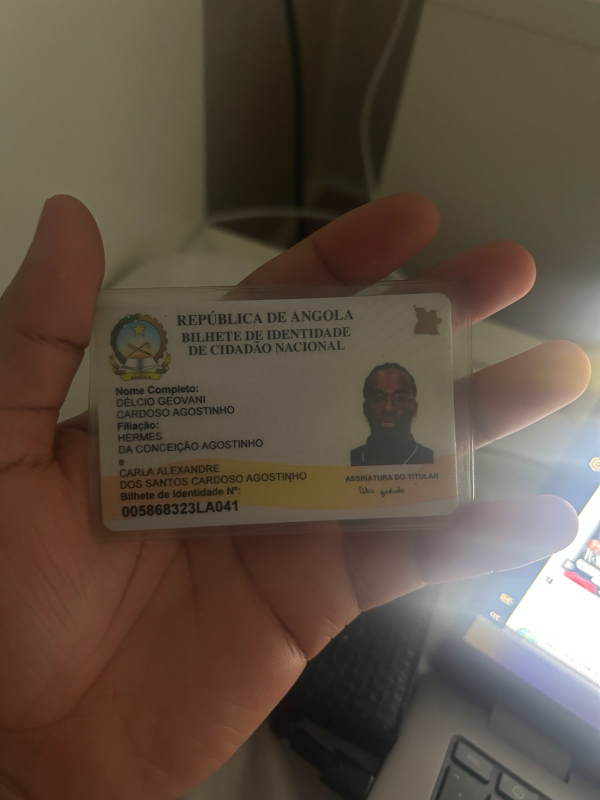
#> input picture app/workers/image_processor/img.png, 1200 x 1600 px (shown at 1/2 size)
$ python -i detection.py   (imports and definitions only)   (older library calls are emulated)
#> lines starting #> are read from the running program, lines starting #| are printed output that depends on the picture; after the words box and inside, x2 and y2 are one past the last pixel; in counts of white or black regions, pixels touching at a corner belong together
from __future__ import annotations

from dataclasses import dataclass
from math import exp, log
from types import MappingProxyType
from typing import Mapping, Protocol

import cv2
import numpy as np

from .contracts import DetectionResult, Image, Point, Quadrilateral


class DetectionError(RuntimeError):
    def __init__(self, code: str, message: str) -> None:
        super().__init__(message)
        self.code = code


class DocumentDetector(Protocol):
    def detect(self, image: Image) -> DetectionResult:
        ...


@dataclass(frozen=True)
class ClassicalDetectionConfig:
    expected_aspect_ratio: float = 1.537
    min_area_ratio: float = 0.08
    fallback_min_area_ratio: float = 0.03
    fallback_min_rectangularity: float = 0.50
    min_confidence: float = 0.48
    max_processing_side: int = 1400
    light_mask_max_saturation: int = 25
    light_mask_min_value: int = 100
    light_mask_kernel_size: int = 15
    light_mask_border_expansion_ratio: float = 0.09
    ambiguity_confidence_margin: float = 0.15
    front_edge_refinement_band_ratio: float = 0.045
    front_edge_refinement_min_support: float = 0.45
    front_edge_refinement_max_corner_shift_ratio: float = 0.08
    back_edge_refinement_search_expansion_ratio: float = 0.14
    back_edge_refinement_band_ratio: float = 0.15
    back_edge_refinement_min_support: float = 0.50
    back_edge_refinement_max_corner_shift_ratio: float = 0.22


@dataclass(frozen=True)
class _Candidate:
    corners: Quadrilateral
    tight_corners: Quadrilateral
    confidence: float
    components: dict[str, float]
    bounding_rect: tuple[int, int, int, int]
    kind: str


@dataclass(frozen=True)
class DetectionDebug:
    """Geometry diagnostics intended for local private debug tooling only."""

    coarse_corners: Quadrilateral
    final_corners: Quadrilateral
    candidate_kind: str
    refinement_accepted: bool
    edge_support: Mapping[str, float]

    def __post_init__(self) -> None:
        object.__setattr__(self, "edge_support", MappingProxyType(dict(self.edge_support)))


class OpenCVDocumentDetector:
    name = "opencv_quadrilateral"
    version = "3"

    def __init__(
        self,
        config: ClassicalDetectionConfig | None = None,
        *,
        side: str = "front",
    ) -> None:
        if side not in {"front", "back"}:
            raise ValueError("Document side must be 'front' or 'back'")
        if not 0 <= (config or ClassicalDetectionConfig()).light_mask_border_expansion_ratio < 0.25:
            raise ValueError("Light-mask border expansion ratio must be between 0 and 0.25")
        if not 0 <= (config or ClassicalDetectionConfig()).back_edge_refinement_search_expansion_ratio < 0.25:
            raise ValueError("Back edge-refinement search expansion ratio must be between 0 and 0.25")
        self.config = config or ClassicalDetectionConfig()
        self.side = side

    def detect(self, image: Image) -> DetectionResult:
        result, _ = self._detect(image)
        return result

    def detect_with_debug(self, image: Image) -> tuple[DetectionResult, DetectionDebug]:
        """Detect a document and return local geometry diagnostics for debug scripts."""
        return self._detect(image)

    def _detect(self, image: Image) -> tuple[DetectionResult, DetectionDebug]:
        if image.ndim != 3 or image.shape[2] != 3 or image.dtype != np.uint8:
            raise TypeError("Detector expects a BGR uint8 image")

        resized, scale = self._resize_for_detection(image)
        gray = cv2.cvtColor(resized, cv2.COLOR_BGR2GRAY)
        blurred = cv2.GaussianBlur(gray, (5, 5), 0)
        edges = cv2.Canny(blurred, 45, 140)
        kernel = cv2.getStructuringElement(cv2.MORPH_RECT, (5, 5))
        closed = cv2.morphologyEx(edges, cv2.MORPH_CLOSE, kernel, iterations=2)
        contours, _ = cv2.findContours(closed, cv2.RETR_EXTERNAL, cv2.CHAIN_APPROX_SIMPLE)

        candidates = self._build_candidates(contours, resized.shape[:2], scale)
        candidates.extend(
            self._build_rotated_rect_candidates(
                self._fallback_contours(gray),
                resized.shape[:2],
                scale,
            )
        )
        candidates.extend(
            self._build_rotated_rect_candidates(
                self._light_mask_contours(resized),
                resized.shape[:2],
                scale,
                border_expansion_ratio=self.config.light_mask_border_expansion_ratio,
            )
        )
        candidates = self._suppress_duplicates(
            sorted(candidates, key=lambda item: item.confidence, reverse=True)
        )
        plausible = [item for item in candidates if item.confidence >= self.config.min_confidence]
        if not plausible:
            raise DetectionError("DOCUMENT_NOT_DETECTED", "No supported document was detected")
        if (
            len(plausible) > 1
            and plausible[0].confidence - plausible[1].confidence
            < self.config.ambiguity_confidence_margin
        ):
            raise DetectionError(
                "MULTIPLE_DOCUMENTS",
                "Multiple plausible documents were detected",
            )

        selected = plausible[0]
        final_corners = selected.tight_corners
        coarse_corners = selected.tight_corners
        refinement_accepted = False
        edge_support: dict[str, float] = {}
        if self.side == "front":
            refined, edge_support = self._refine_front_edges(image, selected.tight_corners)
            if refined is not None:
                final_corners = refined
                refinement_accepted = True
            prefix = "front"
        else:
            # The back's translucent holder can hide the light-mask boundary. Search
            # outward for the physical card edge, but preserve the historical expanded
            # proposal if that evidence is incomplete.
            coarse_corners = self._expand_back_search_geometry(image, selected.tight_corners)
            final_corners = selected.corners
            refined, edge_support = self._refine_back_edges(image, coarse_corners)
            if refined is not None:
                final_corners = refined
                refinement_accepted = True
            prefix = "back"

        components = dict(selected.components)
        components[f"{prefix}_refinement_accepted"] = float(refinement_accepted)
        components.update(
            {f"{prefix}_edge_support_{side}": support for side, support in edge_support.items()}
        )
        result = DetectionResult(
            document_type="ao_id_card",
            side=self.side,
            confidence=selected.confidence,
            corners=final_corners,
            detector=self.name,
            detector_version=self.version,
            confidence_components=components,
        )
        return result, DetectionDebug(
            coarse_corners=coarse_corners,
            final_corners=final_corners,
            candidate_kind=selected.kind,
            refinement_accepted=refinement_accepted,
            edge_support=edge_support,
        )

    def _resize_for_detection(self, image: Image) -> tuple[Image, float]:
        height, width = image.shape[:2]
        longest = max(height, width)
        if longest <= self.config.max_processing_side:
            return image, 1.0
        scale = self.config.max_processing_side / longest
        resized = cv2.resize(
            image,
            (max(1, round(width * scale)), max(1, round(height * scale))),
            interpolation=cv2.INTER_AREA,
        )
        return resized, scale

    @staticmethod
    def _fallback_contours(gray: np.ndarray) -> list[np.ndarray]:
        blurred = cv2.GaussianBlur(gray, (5, 5), 0)
        edges = cv2.Canny(blurred, 25, 90)
        kernel = cv2.getStructuringElement(cv2.MORPH_RECT, (7, 7))
        closed = cv2.morphologyEx(edges, cv2.MORPH_CLOSE, kernel, iterations=2)
        contours, _ = cv2.findContours(closed, cv2.RETR_LIST, cv2.CHAIN_APPROX_SIMPLE)
        return list(contours)

    def _light_mask_contours(self, image: Image) -> list[np.ndarray]:
        hsv = cv2.cvtColor(image, cv2.COLOR_BGR2HSV)
        mask = cv2.inRange(
            hsv,
            np.array([0, 0, self.config.light_mask_min_value], dtype=np.uint8),
            np.array([180, self.config.light_mask_max_saturation, 255], dtype=np.uint8),
        )
        kernel_size = self.config.light_mask_kernel_size
        kernel = cv2.getStructuringElement(
            cv2.MORPH_RECT,
            (kernel_size, kernel_size),
        )
        closed = cv2.morphologyEx(mask, cv2.MORPH_CLOSE, kernel, iterations=2)
        contours, _ = cv2.findContours(closed, cv2.RETR_EXTERNAL, cv2.CHAIN_APPROX_SIMPLE)
        return list(contours)

    def _build_candidates(
        self,
        contours: tuple[np.ndarray, ...] | list[np.ndarray],
        shape: tuple[int, int],
        scale: float,
    ) -> list[_Candidate]:
        height, width = shape
        image_area = float(width * height)
        candidates: list[_Candidate] = []
        for contour in sorted(contours, key=cv2.contourArea, reverse=True)[:30]:
            perimeter = cv2.arcLength(contour, True)
            polygon = cv2.approxPolyDP(contour, 0.02 * perimeter, True)
            if len(polygon) != 4 or not cv2.isContourConvex(polygon):
                continue
            area = abs(cv2.contourArea(polygon))
            area_ratio = area / image_area
            if area_ratio < self.config.min_area_ratio:
                continue

            raw_points = polygon.reshape(4, 2).astype(np.float32)
            ordered = order_corners(raw_points)
            side_lengths = _side_lengths(ordered)
            long_side = max(side_lengths)
            short_side = min(side_lengths)
            if short_side <= 1:
                continue
            aspect = long_side / short_side
            rect = cv2.minAreaRect(polygon)
            rect_area = max(rect[1][0] * rect[1][1], 1.0)
            rectangularity = min(1.0, area / rect_area)
            aspect_score = exp(-abs(log(aspect / self.config.expected_aspect_ratio)) / 0.35)
            angle_score = _right_angle_score(ordered)
            area_score = min(1.0, area_ratio / 0.35)
            confidence = float(
                max(0.0, min(1.0, 0.35 * aspect_score + 0.30 * rectangularity + 0.25 * angle_score + 0.10 * area_score))
            )
            restored = ordered / scale
            corners = Quadrilateral(
                tuple(Point(float(x), float(y)) for x, y in restored)  # type: ignore[arg-type]
            )
            x, y, rect_width, rect_height = cv2.boundingRect(polygon)
            candidates.append(
                _Candidate(
                    corners=corners,
                    tight_corners=corners,
                    confidence=confidence,
                    components={
                        "aspect": float(aspect_score),
                        "rectangularity": float(rectangularity),
                        "right_angles": float(angle_score),
                        "area": float(area_score),
                    },
                    bounding_rect=(x, y, rect_width, rect_height),
                    kind="contour_quadrilateral",
                )
            )
        return sorted(candidates, key=lambda item: item.confidence, reverse=True)

    def _build_rotated_rect_candidates(
        self,
        contours: tuple[np.ndarray, ...] | list[np.ndarray],
        shape: tuple[int, int],
        scale: float,
        *,
        border_expansion_ratio: float = 0.0,
    ) -> list[_Candidate]:
        height, width = shape
        image_area = float(width * height)
        candidates: list[_Candidate] = []
        for contour in sorted(contours, key=cv2.contourArea, reverse=True)[:40]:
            area = abs(cv2.contourArea(contour))
            area_ratio = area / image_area
            if area_ratio < self.config.fallback_min_area_ratio:
                continue

            rect = cv2.minAreaRect(contour)
            rect_width, rect_height = rect[1]
            rect_area = max(rect_width * rect_height, 1.0)
            rectangularity = min(1.0, area / rect_area)
            if rectangularity < self.config.fallback_min_rectangularity:
                continue

            short_side = max(min(rect_width, rect_height), 1.0)
            aspect = max(rect_width, rect_height) / short_side
            aspect_score = exp(-abs(log(aspect / self.config.expected_aspect_ratio)) / 0.35)
            area_score = min(1.0, area_ratio / 0.20)
            confidence = float(
                max(0.0, min(1.0, 0.45 * aspect_score + 0.40 * rectangularity + 0.15 * area_score))
            )
            raw_points = cv2.boxPoints(rect).astype(np.float32)
            tight_ordered = order_corners(raw_points)
            ordered = _expand_quadrilateral(
                tight_ordered,
                border_expansion_ratio,
                width,
                height,
            )
            restored = ordered / scale
            corners = Quadrilateral(
                tuple(Point(float(x), float(y)) for x, y in restored)  # type: ignore[arg-type]
            )
            tight_restored = tight_ordered / scale
            tight_corners = Quadrilateral(
                tuple(Point(float(x), float(y)) for x, y in tight_restored)  # type: ignore[arg-type]
            )
            x, y, rect_width_int, rect_height_int = cv2.boundingRect(raw_points.astype(np.int32))
            candidates.append(
                _Candidate(
                    corners=corners,
                    tight_corners=tight_corners,
                    confidence=confidence,
                    components={
                        "aspect": float(aspect_score),
                        "rectangularity": float(rectangularity),
                        "right_angles": 1.0,
                        "area": float(area_score),
                    },
                    bounding_rect=(x, y, rect_width_int, rect_height_int),
                    kind="rotated_rectangle",
                )
            )
        return sorted(candidates, key=lambda item: item.confidence, reverse=True)

    # [302 lines left out: functions _refine_front_edges, _refine_back_edges, _refine_edges, _valid_refinement, _expand_back_search_geometry, _suppress_duplicates and 8 more, not called in this run]

>>> import cv2
>>> picture = cv2.imread('../../app/workers/image_processor/img.png')
#> picture is the input picture: shape (1600, 1200, 3); mean B, G, R 66.5, 80.1, 93.8
>>> result = OpenCVDocumentDetector().detect(picture)
#> in _detect, `resized, scale = self._resize_for_detection(image)`: scale = 0.875
#> in _detect, `gray = cv2.cvtColor(resized, cv2.COLOR_BGR2GRAY)`:
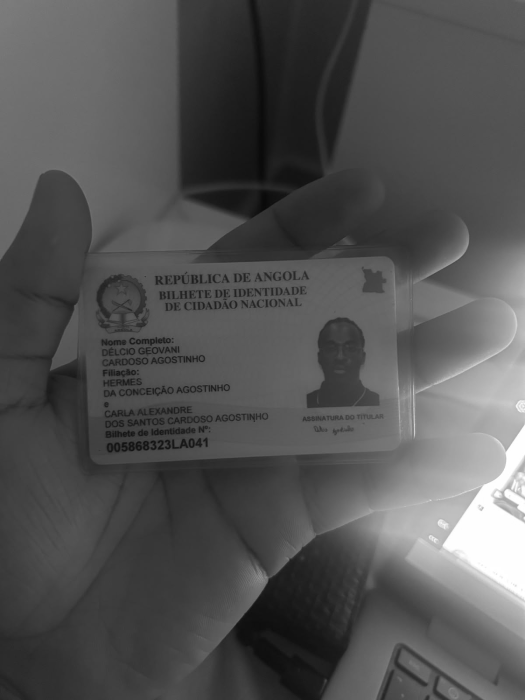
#> gray: shape (1400, 1050) (shown at 1/2 size); min 7, max 255, mean 82.6
#> in _detect, `edges = cv2.Canny(blurred, 45, 140)`:
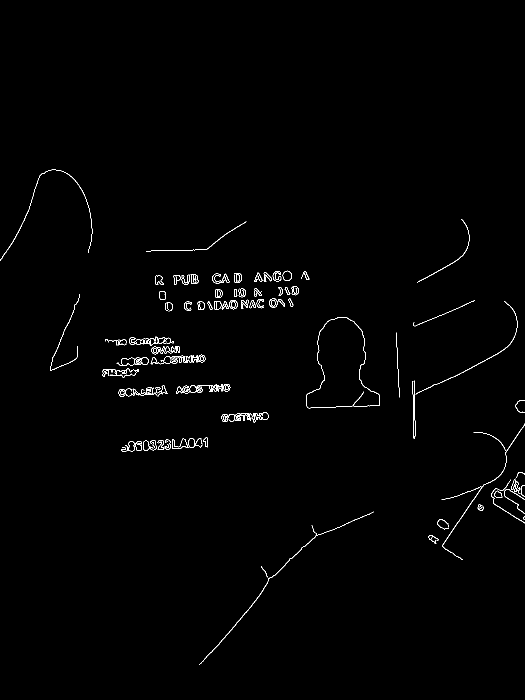
#> edges: shape (1400, 1050) (shown at 1/2 size); 0.78% white in thin lines or dots, all inside (x1, y1, x2, y2) = (0, 339, 1050, 1330)
#> in _detect, `closed = cv2.morphologyEx(edges, cv2.MORPH_CLOSE, kernel, iterations=2)`:
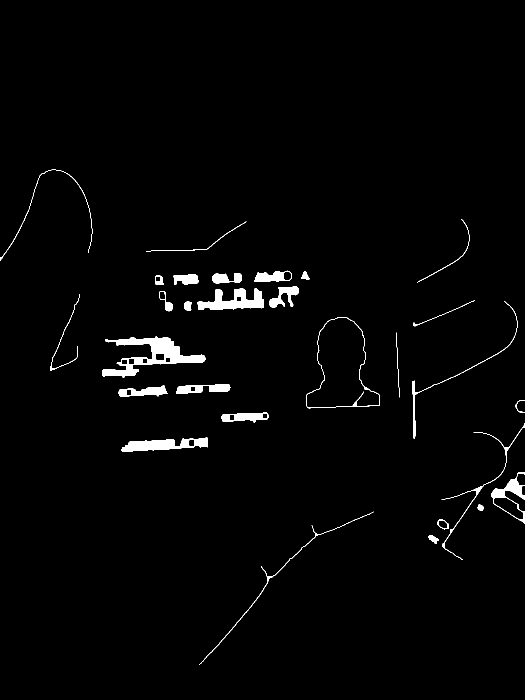
#> closed: shape (1400, 1050) (shown at 1/2 size); 1.8% white; 29 white regions
#> in _detect, `contours, _ = cv2.findContours(closed, cv2.RETR_EXTERNAL, cv2.CHAIN_AP..`: contours = 29 contours, 1 with area under 20; largest, box (x1, y1, x2, y2) and area: (613, 634, 760, 817) 16446, (205, 673, 411, 755) 5761, (395, 576, 528, 620) 2982, (243, 875, 416, 904) 2736, (982, 944, 1050, 1047) 2677
#> the loop in _build_candidates, `for contour in sorted(contours, key=cv2.contourArea, reverse=True)[:30]:` made 29 passes
#> perimeter on passes 1 to 12: 629.1, 823.8, 445.1, 418.1, 433.5, 219.6, 233.5, 264.8, 190.8, 269.7, 140.9, 174.1
#> (perimeter, polygon) on passes 26, 27, 29: (448.9, [[492, 443], [412, 499], [292, 502], [413, 499]]), (293.4, [[949, 601], [827, 651]]), (262.1, [[793, 665], [798, 794]])
#> after the loop in _build_candidates, `for contour in sorted(contours, key=cv2.contourArea, reverse=True)[:30]:`: candidates = []
#> in _fallback_contours, `edges = cv2.Canny(blurred, 25, 90)`:
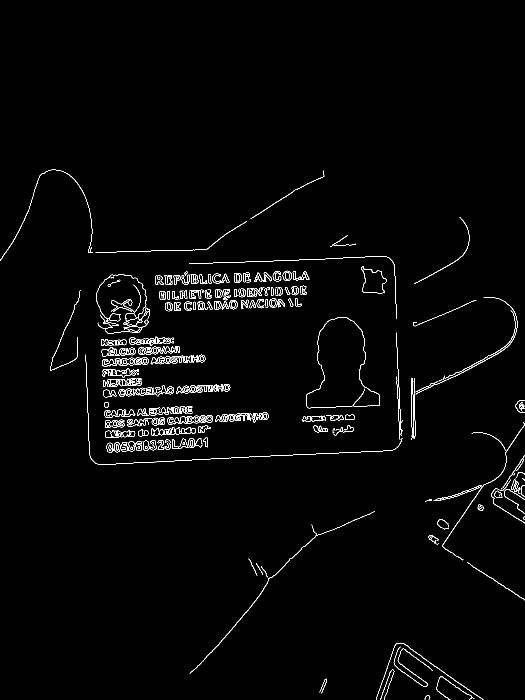
#> edges: shape (1400, 1050) (shown at 1/2 size); 1.7% white in thin lines or dots, all inside (x1, y1, x2, y2) = (0, 339, 1050, 1400)
#> in _fallback_contours, `closed = cv2.morphologyEx(edges, cv2.MORPH_CLOSE, kernel, iterations=2)`:
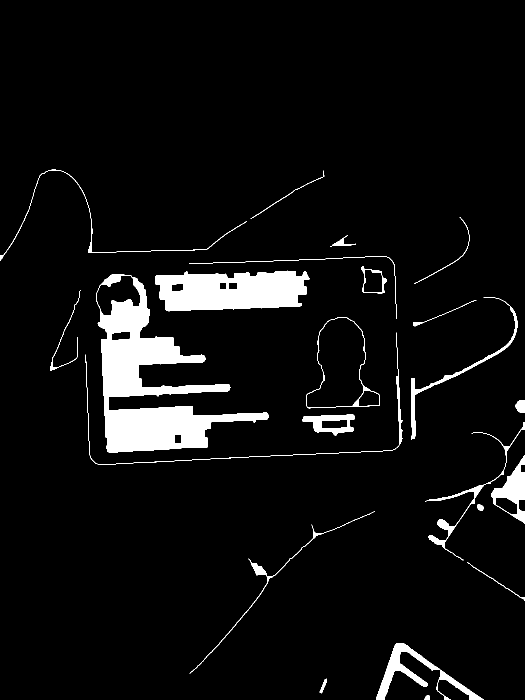
#> closed: shape (1400, 1050) (shown at 1/2 size); 5.7% white; 23 white regions
#> in _fallback_contours, `contours, _ = cv2.findContours(closed, cv2.RETR_LIST, cv2.CHAIN_APPROX..`: contours = 34 contours; largest, box (x1, y1, x2, y2) and area: (192, 548, 537, 905) 44607, (310, 541, 619, 623) 19601, (613, 634, 760, 817) 16489, (613, 635, 731, 816) 15018, (752, 1286, 967, 1400) 4504
#> in _build_rotated_rect_candidates, `height, width = shape`: height = 1400; width = 1050
#> in _build_rotated_rect_candidates, `image_area = float(width * height)`: image_area = 1470000
#> the loop in _build_rotated_rect_candidates, `for contour in sorted(contours, key=cv2.contourArea, reverse=True)[:40]:` made 34 passes
#> (area, area_ratio) on passes 26 to 34: (122.5, 8.33e-05), (120.5, 8.2e-05), (108.5, 7.38e-05), (101.5, 6.9e-05), (82, 5.58e-05), (78.5, 5.34e-05), (77, 5.24e-05), (68.5, 4.66e-05), (20, 1.36e-05)
#> after the loop in _build_rotated_rect_candidates, `for contour in sorted(contours, key=cv2.contourArea, reverse=True)[:40]:`: candidates = []
#> in _light_mask_contours, `hsv = cv2.cvtColor(image, cv2.COLOR_BGR2HSV)`: hsv: shape (1400, 1050, 3); mean H, S, V 25.5, 89.4, 95.1
#> in _light_mask_contours, `mask = cv2.inRange( hsv, np.array([0, 0, self.config.light_mask_min_va..`:
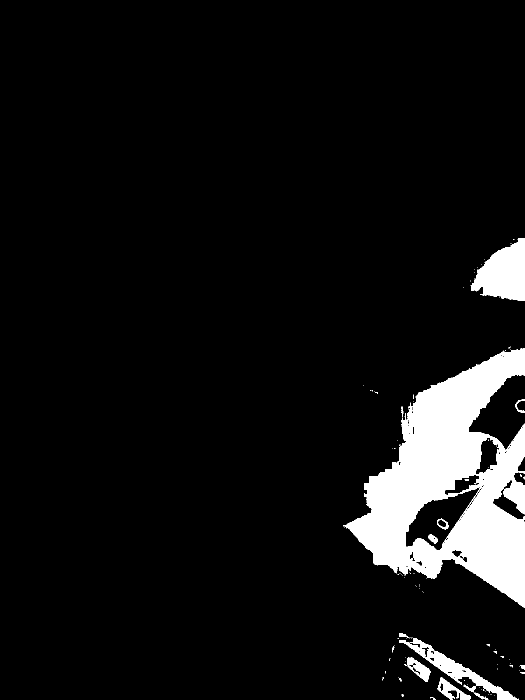
#> mask: shape (1400, 1050) (shown at 1/2 size); 7.3% white; 112 white regions (95 under 20 px), largest, box (x1, y1, x2, y2) and area: (686, 697, 1050, 1215) 90738, (941, 476, 1050, 602) 8872, (798, 1276, 1038, 1400) 4993
#> in _light_mask_contours, `closed = cv2.morphologyEx(mask, cv2.MORPH_CLOSE, kernel, iterations=2)`:
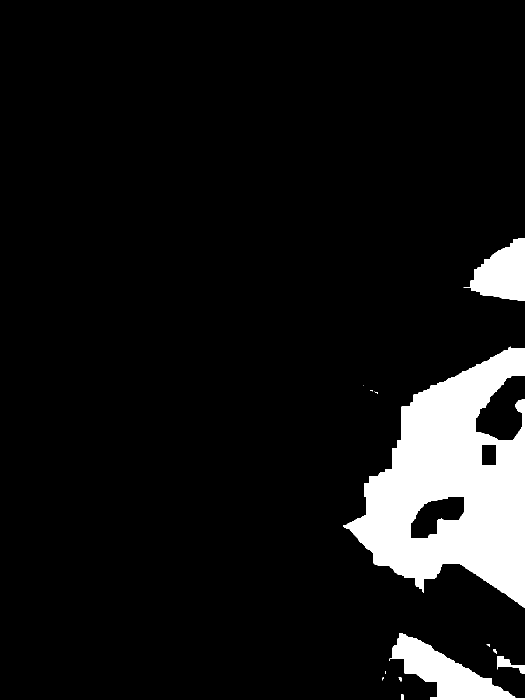
#> closed: shape (1400, 1050) (shown at 1/2 size); 8.7% white; 14 white regions (6 under 20 px)
#> in _light_mask_contours, `contours, _ = cv2.findContours(closed, cv2.RETR_EXTERNAL, cv2.CHAIN_AP..`: contours = 14 contours, 7 with area under 20; largest, box (x1, y1, x2, y2) and area: (686, 693, 1050, 1215) 108649, (779, 1266, 1050, 1400) 13630, (927, 476, 1050, 602) 9214, (994, 1312, 1050, 1348) 642, (803, 1388, 807, 1400) 32, (987, 1298, 994, 1308) 24, (797, 1355, 803, 1363) 20
#> the loop in _build_rotated_rect_candidates, `for contour in sorted(contours, key=cv2.contourArea, reverse=True)[:40]:` made 1 pass
#> (area, area_ratio, rect, rect_width, rect_height, rect_area, rectangularity, short_side) on pass 1: (108649, 0.0739, ((867.5, 953.5), (521, 363), -90), 521, 363, 189123, 0.574, 363)
#> (the run stopped early here; a loop or call above may not have finished)
